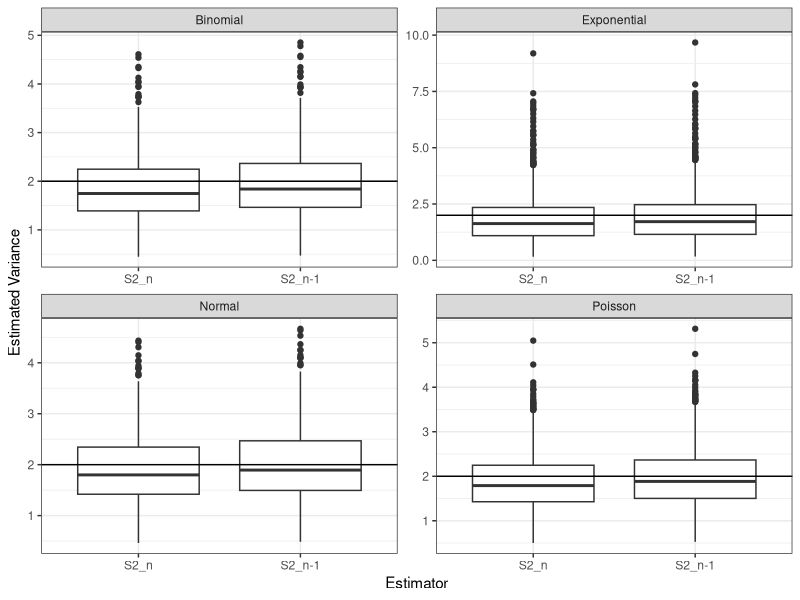
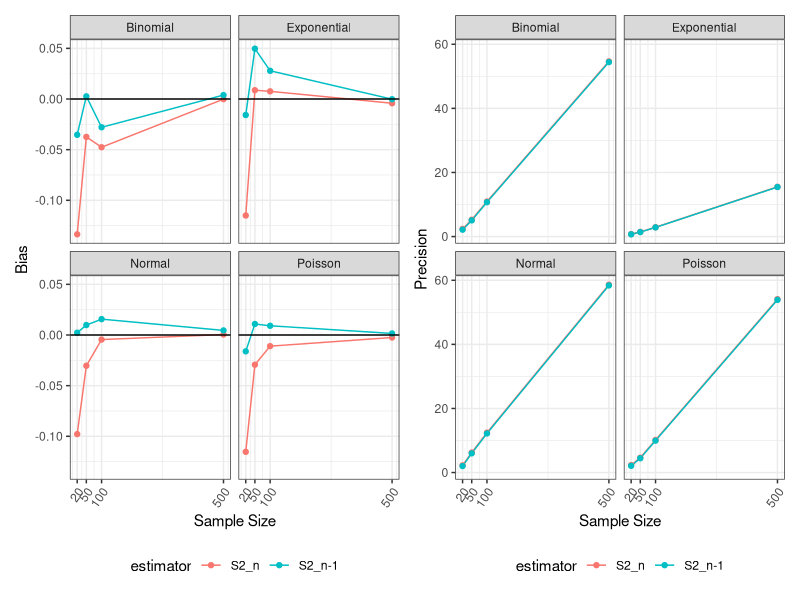
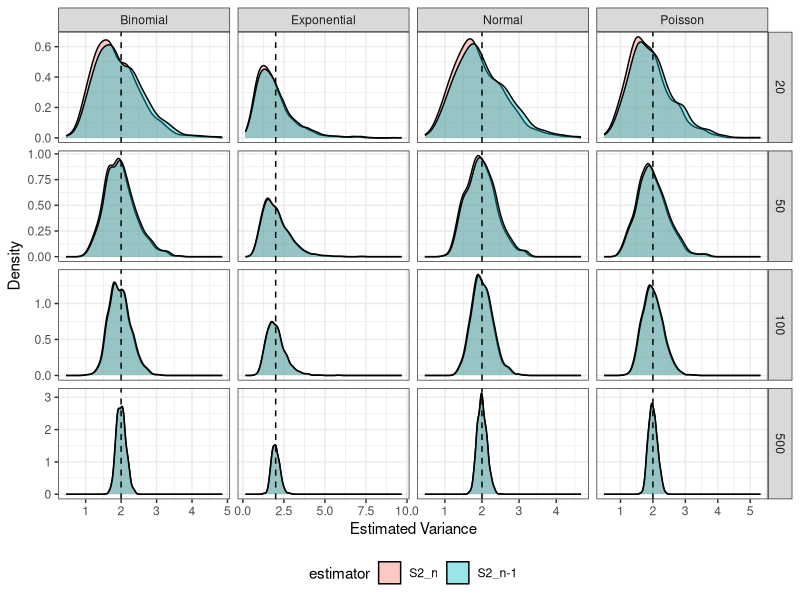

The R script that drew these images, in order:
## ---- chunk 1
#| echo: false

default_chunk_hook  <- knitr::knit_hooks$get("chunk")

latex_font_size <- c("Huge", "huge", "LARGE", "Large", 
                     "large", "normalsize", "small", 
                     "footnotesize", "scriptsize", "tiny")

knitr::knit_hooks$set(chunk = function(x, options) {
  x <- default_chunk_hook(x, options)
  if(options$size %in% latex_font_size) {
    paste0("\n \\", options$size, "\n\n", 
      x, 
      "\n\n \\normalsize"
    )
  } else {
    x
  }
})
## ---- chunk 2
#| label: load-packages
#| include: false
library(tidyverse)
library(patchwork)
## ---- chunk 3
#| fig-cap: "Variance Estimators by Distribution"
#| fig-align: "center"


set.seed(7272)

#numbers
n = 20 
true_val = 2

pois_n = rep(NA, 1000)
pois_n1 = rep(NA, 1000)

for (i in 1:1000){
  x_pois = rpois(n, 2)
  pois_n1[i] = var(x_pois)
  pois_n[i] = (n-1)/n * var(x_pois)
}

binom_n = rep(NA, 1000)
binom_n1 = rep(NA, 1000)

for (i in 1:1000){
  x_binom = rbinom(n, size = 50, prob = (5-sqrt(21))/10)
  binom_n1[i] = var(x_binom)
  binom_n[i] = (n-1)/n * var(x_binom)
}

norm_n = rep(NA, 1000)
norm_n1 = rep(NA, 1000)

for (i in 1:1000){
  x_norm = rnorm(n, mean = 0, sd = sqrt(2))
  norm_n1[i] = var(x_norm)
  norm_n[i] = (n-1)/n * var(x_norm)
}

expo_n = rep(NA, 1000)
expo_n1 = rep(NA, 1000)

for (i in 1:1000){
  x_expo = rexp(n, rate = sqrt(1/2)) #dis is the same as 1/sqrt(2) but im cool like that
  expo_n1[i] = var(x_expo)
  expo_n[i] = (n-1)/n * var(x_expo)
}

results = bind_rows(
  tibble(distribution ="Poisson", estimator ="S2_n-1", estimate =pois_n1),
  tibble(distribution ="Poisson", estimator ="S2_n", estimate =pois_n),
  tibble(distribution ="Binomial", estimator ="S2_n-1", estimate =binom_n1),
  tibble(distribution ="Binomial", estimator ="S2_n", estimate =binom_n),
  tibble(distribution ="Normal", estimator ="S2_n-1", estimate =norm_n1),
  tibble(distribution ="Normal", estimator ="S2_n", estimate =norm_n),
  tibble(distribution ="Exponential", estimator ="S2_n-1", estimate =expo_n1),
  tibble(distribution ="Exponential", estimator ="S2_n", estimate =expo_n)
)

ggplot(results, aes(x =estimator, y =estimate)) +
  geom_boxplot() +
  facet_wrap(~distribution, scales = "free")+
  geom_hline(yintercept=true_val)+
  xlab("Estimator") + 
  ylab("Estimated Variance")+
  theme_bw()


summary_table = results |>
  group_by(distribution, estimator) |>
  summarize(
    bias = mean(estimate) - true_val,
    precision = 1/(var(estimate)),
    mse = bias^2 + var(estimate),
    average_estimate = mean(estimate), #added these bc relevant to simulations
    variance_of_estimates = var(estimate),
  )

## ---- chunk 4
knitr::kable(summary_table, digits = 4)

## ---- chunk 5

set.seed(7272)

simulate_by_size = function(n){

  pois_n = rep(NA, 1000)
  pois_n1 = rep(NA, 1000)

  for (i in 1:1000){
    x_pois = rpois(n, 2)
    pois_n1[i] = var(x_pois)
    pois_n[i] = (n-1)/n * var(x_pois)
  }

  binom_n = rep(NA, 1000)
  binom_n1 = rep(NA, 1000)

  for (i in 1:1000){
    x_binom = rbinom(n, size = 50, prob = (5-sqrt(21))/10)
    binom_n1[i] = var(x_binom)
    binom_n[i] = (n-1)/n * var(x_binom)
  }

  norm_n = rep(NA, 1000)
  norm_n1 = rep(NA, 1000)

  for (i in 1:1000){
    x_norm = rnorm(n, mean = 0, sd = sqrt(2))
    norm_n1[i] = var(x_norm)
    norm_n[i] = (n-1)/n * var(x_norm)
  }

  expo_n = rep(NA, 1000)
  expo_n1 = rep(NA, 1000)

  for (i in 1:1000){
    x_expo = rexp(n, rate = sqrt(1/2)) #dis is the same as 1/sqrt(2) but im cool like that
    expo_n1[i] = var(x_expo)
    expo_n[i] = (n-1)/n * var(x_expo)
  }

  results = bind_rows(
    tibble(sample_size = n,distribution ="Poisson", estimator ="S2_n-1", estimate =pois_n1),
    tibble(sample_size = n,distribution ="Poisson", estimator ="S2_n", estimate =pois_n),
    tibble(sample_size = n,distribution ="Binomial", estimator ="S2_n-1", estimate =binom_n1),
    tibble(sample_size = n,distribution ="Binomial", estimator ="S2_n", estimate =binom_n),
    tibble(sample_size = n,distribution ="Normal", estimator ="S2_n-1", estimate =norm_n1),
    tibble(sample_size = n,distribution ="Normal", estimator ="S2_n", estimate =norm_n),
    tibble(sample_size = n,distribution ="Exponential", estimator ="S2_n-1", estimate =expo_n1),
    tibble(sample_size = n,distribution ="Exponential", estimator ="S2_n", estimate =expo_n)
  )
  return(results)
}

all_results = bind_rows(
  simulate_by_size(20),
  simulate_by_size(50),
  simulate_by_size(100),
  simulate_by_size(500)
)

summary_table = all_results |>
  group_by(sample_size, distribution, estimator) |>
  summarize(
    bias = mean(estimate) - true_val,
    precision = 1 / var(estimate),
    mse = bias^2 + var(estimate),
    average_estimate = mean(estimate),
    variance_of_estimates = var(estimate)
  )

knitr::kable(summary_table, digits = 4)
## ---- chunk 6
#| fig-align: center
#| fig-cap: "Sample Size vs Bias and Precision"
#| fig-width: 8
bias_plot = ggplot(summary_table,
                 aes(x = sample_size, y = bias, color = estimator)) +
  geom_line() +
  geom_point() +
  facet_wrap(~distribution) +
  xlab("Sample Size") + 
  ylab("Bias")+
  geom_hline(yintercept=0)+
  scale_x_continuous(breaks = c(20, 50, 100, 500)) +
  theme_bw()+
  theme( #had to look this up so it wasnt in the way and the x intercept was visible
    legend.position = "bottom",
    axis.text.x = element_text(angle = 55, hjust = 1)
  )

precision_plot = ggplot(summary_table,
                      aes(x = sample_size, y = precision, color = estimator)) +
  geom_line() +
  geom_point() +
  facet_wrap(~distribution) +
  xlab("Sample Size")+
  ylab("Precision")+
  scale_x_continuous(breaks = c(20, 50, 100, 500)) +
  theme_bw() + 
  theme(
    legend.position = "bottom",
    axis.text.x = element_text(angle = 55, hjust = 1)
  )

bias_plot | precision_plot
## ---- chunk 7
#| fig-align: center
#| fig-cap: "Density Plots of Variance Estimators with Varying Sample Sizes"
#| fig-width: 10
#| fig-height: 8

set.seed(7272)

ggplot(all_results, aes(x = estimate, fill = estimator)) +
  geom_density(alpha = 0.4) +
  facet_grid(sample_size~distribution, scales = "free") + #goated oscar refine
  geom_vline(xintercept = true_val, linetype = "dashed") +
  xlab("Estimated Variance") +
  ylab("Density") +
  theme_bw() +
  theme(
    legend.position = "bottom"
  )

## ---- chunk 8
